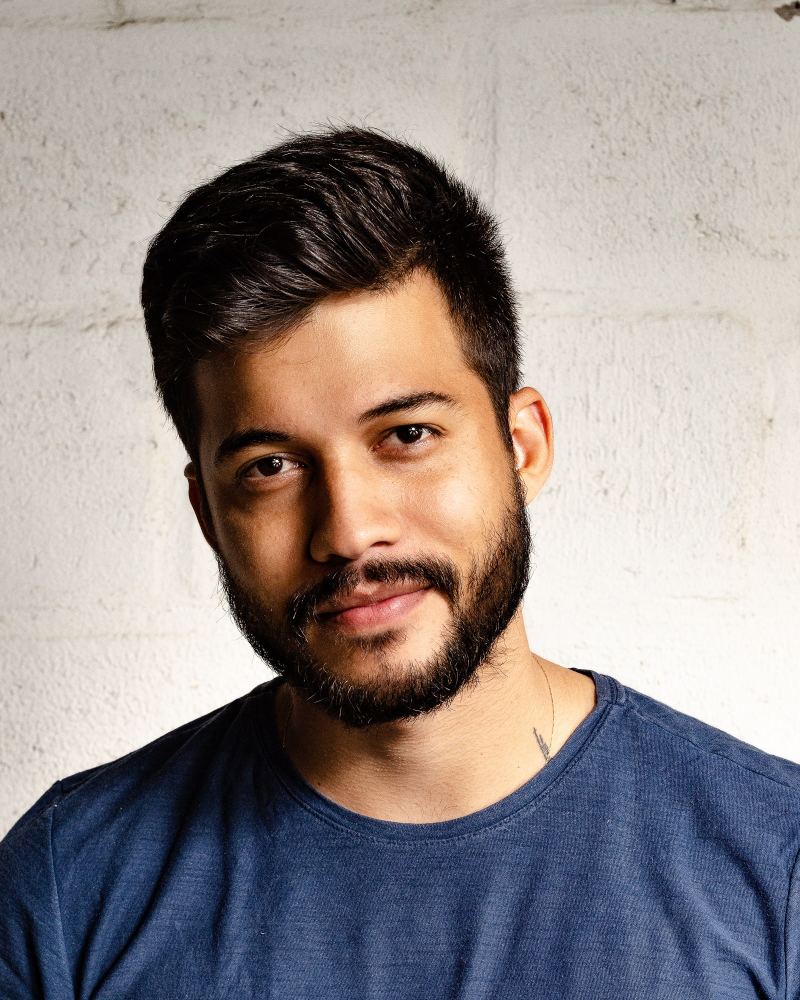
//> input picture img2.jpg, 2400 x 3000 px (shown at 1/3 size)
$ ./s1091433_hw4 img2.jpg   (built with g++ and OpenCV 4)
//> lines starting //> are read from the running program, lines starting //| are printed output that depends on the picture; after the words box and inside, x2 and y2 are one past the last pixel; in counts of white or black regions, pixels touching at a corner belong together
#include <iostream>
#include <opencv2/imgcodecs.hpp>
#include <opencv2/imgproc.hpp>
#include <opencv2/highgui.hpp>

using namespace cv;
using namespace std;

void fftshift(const Mat& inputImg, Mat& outputImg);
void filter2DFreq(const Mat& inputImg, Mat& outputImg, const Mat& H);
void synthesizeFilterH(Mat& inputOutput_H, Point center, int radius);
void calcPSD(const Mat& inputImg, Mat& outputImg, int flag = 0);
Mat showspec(Mat I);
Mat shift(Mat img);

int main(int argc, char**argv)
{
    Mat imgIn = imread(argv[1], IMREAD_GRAYSCALE);
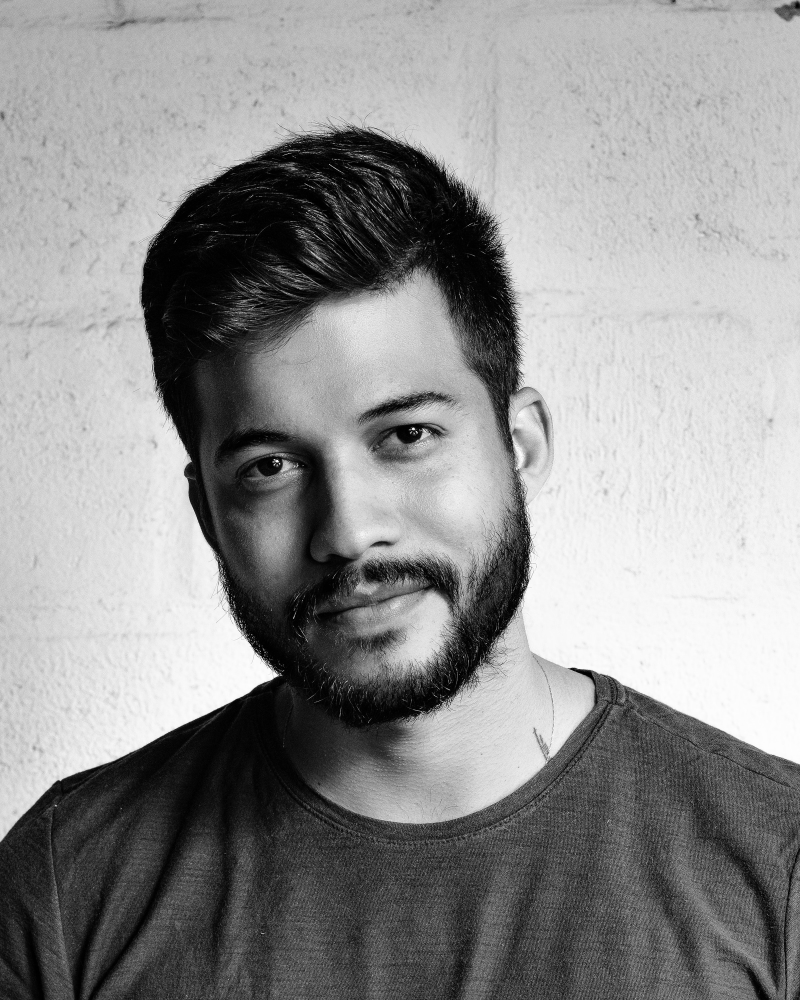
//> imgIn: 3000 rows x 2400 cols, CV_8UC1 (shown at 1/3 size); min 0, max 255, mean 144.1
    if (imgIn.empty())
    {
        cout << "ERROR : Image cannot be loaded..!!" << endl;
        return -1;
    }
    resize(imgIn, imgIn, Size(imgIn.cols / 2, imgIn.rows / 2));
//> imgIn: 1500 rows x 1200 cols, CV_8UC1
    imshow("input", imgIn);
    imgIn.convertTo(imgIn, CV_32F);
//> imgIn: 1500 rows x 1200 cols, CV_32FC1

    Rect roi = Rect(0, 0, imgIn.cols & -2, imgIn.rows & -2);
//> roi = Rect(0, 0, 1200, 1500)
    imgIn = imgIn(roi);
    imshow("spec", showspec(imgIn));
    // PSD calculation
    Mat imgPSD;
    calcPSD(imgIn, imgPSD);
    fftshift(imgPSD, imgPSD);
    normalize(imgPSD, imgPSD, 0, 255, NORM_MINMAX);

    Mat H = Mat(roi.size(), CV_32F, Scalar(1));
    int r = 11;
    // 製作雜訊的遮罩
    synthesizeFilterH(H, Point(400, 270), r);
    synthesizeFilterH(H, Point(400, 304), r);
    synthesizeFilterH(H, Point(400, 334), r);

    Mat imgOut;
    // 將遮罩 H 與原圖相乘把雜訊部分去除
    fftshift(H, H);
    filter2DFreq(imgIn, imgOut, H);

    imgOut.convertTo(imgOut, CV_8U);
    normalize(imgOut, imgOut, 0, 255, NORM_MINMAX);
    imshow("result", imgOut);
    fftshift(H, H);
    normalize(H, H, 0, 255, NORM_MINMAX);
    //imshow("filter", H);
    imshow("resultspec", showspec(imgOut));
    waitKey(0);
    return 0;
}

void fftshift(const Mat& inputImg, Mat& outputImg)
{
    outputImg = inputImg.clone();
    int cx = outputImg.cols / 2;
    int cy = outputImg.rows / 2;
    Mat q0(outputImg, Rect(0, 0, cx, cy));
    Mat q1(outputImg, Rect(cx, 0, cx, cy));
    Mat q2(outputImg, Rect(0, cy, cx, cy));
    Mat q3(outputImg, Rect(cx, cy, cx, cy));
    Mat tmp;
    q0.copyTo(tmp);
    q3.copyTo(q0);
    tmp.copyTo(q3);
    q1.copyTo(tmp);
    q2.copyTo(q1);
    tmp.copyTo(q2);
}

void filter2DFreq(const Mat& inputImg, Mat& outputImg, const Mat& H)
{
    Mat planes[2] = { Mat_<float>(inputImg.clone()), Mat::zeros(inputImg.size(), CV_32F) };
    Mat complexI;
    merge(planes, 2, complexI);
    // 原圖的傅立葉轉換
    dft(complexI, complexI, DFT_SCALE);

    Mat planesH[2] = { Mat_<float>(H.clone()), Mat::zeros(H.size(), CV_32F) };
    Mat complexH;
    merge(planesH, 2, complexH);
    Mat complexIH;
    // 跟遮罩相乘去除雜訊
    mulSpectrums(complexI, complexH, complexIH, 0);
    // 做 idft 取實部轉回一般圖片
    idft(complexIH, complexIH);
    split(complexIH, planes);
    outputImg = planes[0];
}

void synthesizeFilterH(Mat& input, Point center, int radius)
{
    Point c2 = center, c3 = center, c4 = center;
    c2.y = input.rows - center.y;
    c3.x = input.cols - center.x;
    c4 = Point(c3.x,c2.y);
    circle(input, center, radius, 0, -1, 8);
    circle(input, c2, radius, 0, -1, 8);
    circle(input, c3, radius, 0, -1, 8);
    circle(input, c4, radius, 0, -1, 8);
    line(input, center, Point(0, center.y), 0, 4);
    line(input, c4, Point(0, c4.y), 0, 4);
}

void calcPSD(const Mat& inputImg, Mat& outputImg, int flag)
{
    // 取 PSD(power spectrum density) 跟相位, 然後做 idft 轉換回來
    Mat planes[2] = { Mat_<float>(inputImg.clone()), Mat::zeros(inputImg.size(), CV_32F) };
    Mat complexI;
    merge(planes, 2, complexI);
    dft(complexI, complexI);
    split(complexI, planes);

    planes[0].at<float>(0) = 0;
    planes[1].at<float>(0) = 0;

    Mat imgPSD;
    magnitude(planes[0], planes[1], imgPSD);
    pow(imgPSD, 2, imgPSD);
    outputImg = imgPSD;

    if (flag)
    {
        Mat imglogPSD;
        imglogPSD = imgPSD + Scalar::all(1);
        log(imglogPSD, imglogPSD);
        outputImg = imglogPSD;
    }
}
Mat showspec(Mat I) {
    Mat padded;
    // 轉換成易計算的大小
    int m = getOptimalDFTSize(I.rows);
//> m = 1500
    int n = getOptimalDFTSize(I.cols);
//> n = 1200
    // 多出來的補0
    copyMakeBorder(I, padded, 0, m - I.rows, 0, n - I.cols, BORDER_CONSTANT, Scalar::all(0));
    // 把兩個通道合併做dft
    Mat planes[] = { Mat_<float>(padded), Mat::zeros(padded.size(), CV_32F) };
//> planes[1]: 1500 rows x 1200 cols, CV_32FC1; every value is 0
    Mat complexI;
    merge(planes, 2, complexI);
    dft(complexI, complexI);
    // planes[0] = Re(DFT(I), planes[1] = Im(DFT(I))
    split(complexI, planes);
    Mat transform_image_real = planes[0];
    Mat transform_image_imag = planes[1];
    Mat magI;
    // 取幅值大小
    magnitude(planes[0], planes[1], magI);

    // 取對數讓值的範圍小一點
    magI += Scalar::all(1);
    log(magI, magI);
    magI = magI(Rect(0, 0, magI.cols & -2, magI.rows & -2));
    // 做位移然後 normalize 到正常範圍內
    shift(magI);
    normalize(magI, magI, 0, 1, NORM_MINMAX);
    return magI;
}

Mat shift(Mat img) {
    int row = img.rows / 2;
//> row = 750
    int col = img.cols / 2;
//> col = 600
    // 做象限對調(1->4, 2->3)
    Mat q1(img, Rect(0, 0, col, row));
    Mat q2(img, Rect(col, 0, col, row));
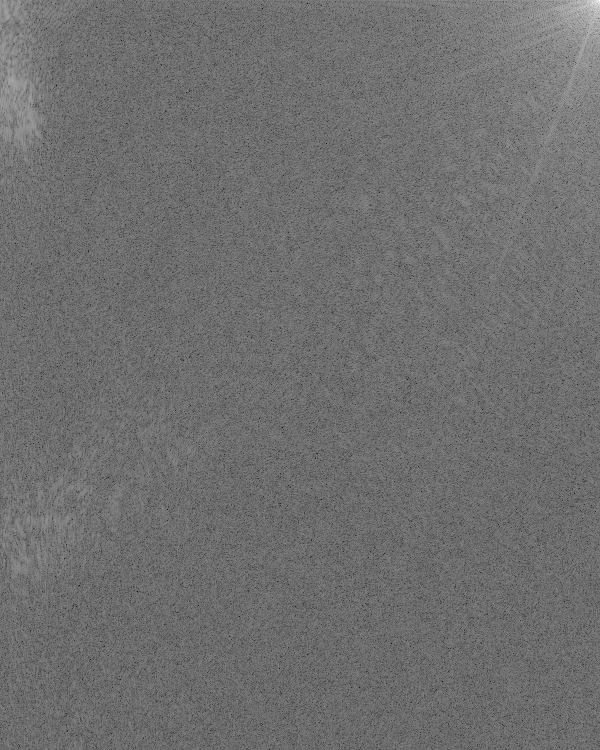
//> q2: 750 rows x 600 cols, CV_32FC1; min 3.44, max 17.61, mean 9.63; drawn with min black and max white
    Mat q3(img, Rect(0, row, col, row));
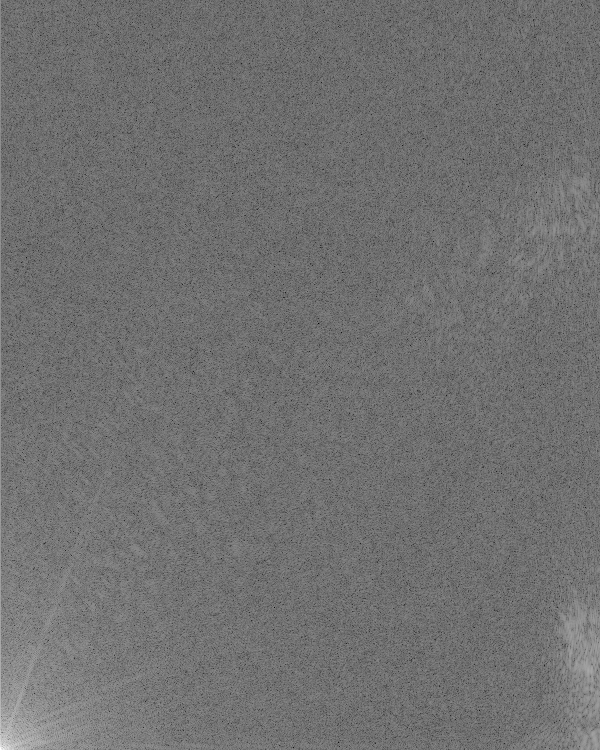
//> q3: 750 rows x 600 cols, CV_32FC1; min 3.44, max 17.41, mean 9.63; drawn with min black and max white
    Mat q4(img, Rect(col, row, col, row));
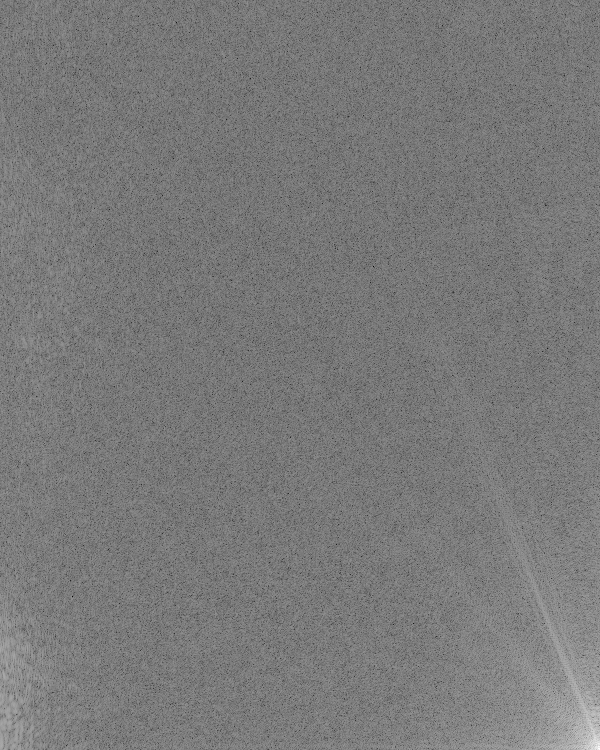
//> q4: 750 rows x 600 cols, CV_32FC1; min 2.91, max 16.73, mean 9.52; drawn with min black and max white
    Mat tmp;
    q1.copyTo(tmp);
    q4.copyTo(q1);
    tmp.copyTo(q4);

    q3.copyTo(tmp);
    q2.copyTo(q3);
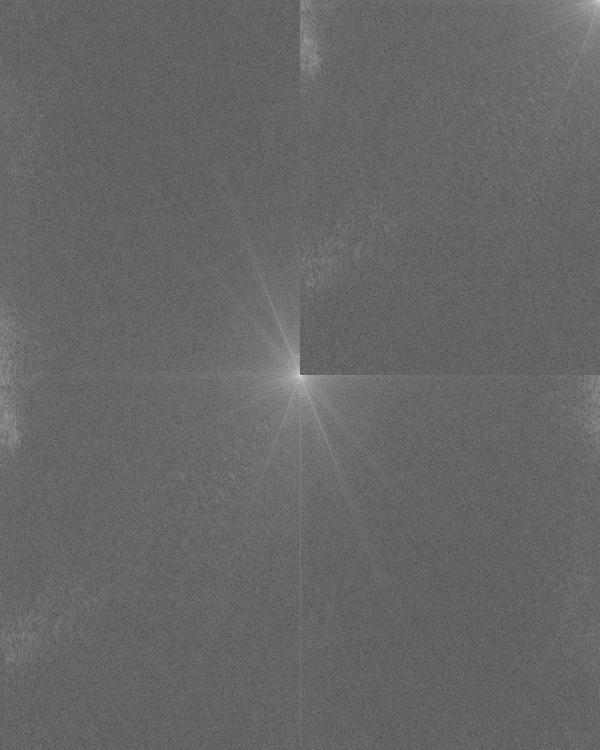
//> img: 1500 rows x 1200 cols, CV_32FC1 (shown at 1/2 size); min 2.91, max 19.37, mean 9.57; drawn with min black and max white
    tmp.copyTo(q2);
//> in calcPSD, `planes[0].at<float>(0) = 0;`: planes[0]: 1500 rows x 1200 cols, CV_32FC1; min -31081644, max 32471948, mean 23.8
//> in synthesizeFilterH, `circle(input, center, radius, 0, -1, 8);`:
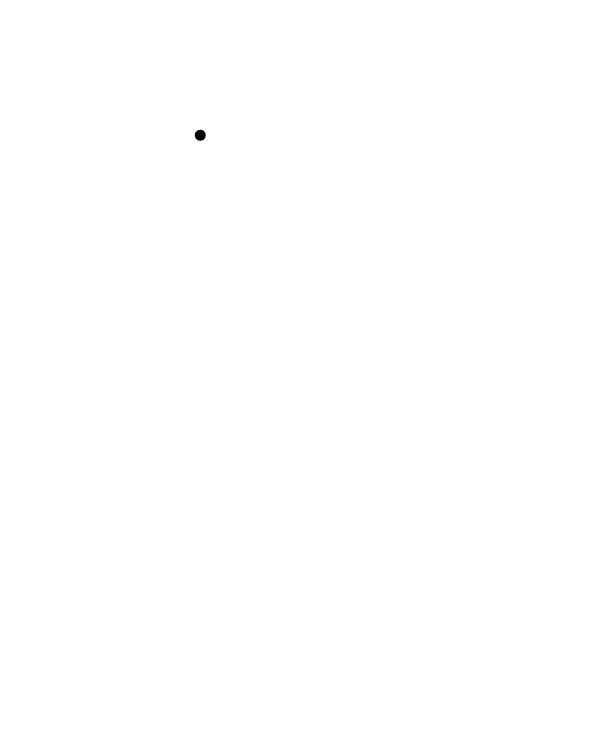
//> input: 1500 rows x 1200 cols, CV_32FC1 (shown at 1/2 size); values 0 (black) and 1 (white), 100% white; 1 black region, box (x1, y1, x2, y2) and area: (389, 259, 412, 282) 377
//> in synthesizeFilterH, `circle(input, c2, radius, 0, -1, 8);`: input: 1500 rows x 1200 cols, CV_32FC1; values 0 (black) and 1 (white), 100% white; 2 black regions, box (x1, y1, x2, y2) and area: (389, 259, 412, 282) 377, (389, 1219, 412, 1242) 377
//> in synthesizeFilterH, `circle(input, c3, radius, 0, -1, 8);`: input: 1500 rows x 1200 cols, CV_32FC1; values 0 (black) and 1 (white), 99.9% white; 3 black regions, box (x1, y1, x2, y2) and area: (389, 259, 412, 282) 377, (789, 259, 812, 282) 377, (389, 1219, 412, 1242) 377
//> in synthesizeFilterH, `circle(input, c4, radius, 0, -1, 8);`: input: 1500 rows x 1200 cols, CV_32FC1; values 0 (black) and 1 (white), 99.9% white; 4 black regions, box (x1, y1, x2, y2) and area: (389, 259, 412, 282) 377, (789, 259, 812, 282) 377, (389, 1219, 412, 1242) 377, (789, 1219, 812, 1242) 377
//> in synthesizeFilterH (call 2), `circle(input, center, radius, 0, -1, 8);`: input: 1500 rows x 1200 cols, CV_32FC1; values 0 (black) and 1 (white), 99.6% white; 4 black regions, box (x1, y1, x2, y2) and area: (0, 1219, 812, 1242) 4596, (0, 259, 412, 282) 2326, (789, 259, 812, 282) 377, (389, 293, 412, 316) 377
//> in synthesizeFilterH (call 2), `circle(input, c2, radius, 0, -1, 8);`: input: 1500 rows x 1200 cols, CV_32FC1; values 0 (black) and 1 (white), 99.6% white; 5 black regions, box (x1, y1, x2, y2) and area: (0, 1219, 812, 1242) 4596, (0, 259, 412, 282) 2326, (789, 259, 812, 282) 377, (389, 293, 412, 316) 377, (389, 1185, 412, 1208) 377
//> in synthesizeFilterH (call 2), `circle(input, c3, radius, 0, -1, 8);`: input: 1500 rows x 1200 cols, CV_32FC1; values 0 (black) and 1 (white), 99.5% white; 6 black regions, box (x1, y1, x2, y2) and area: (0, 1219, 812, 1242) 4596, (0, 259, 412, 282) 2326, (789, 259, 812, 282) 377, (389, 293, 412, 316) 377, (789, 293, 812, 316) 377, (389, 1185, 412, 1208) 377
//> in synthesizeFilterH (call 2), `circle(input, c4, radius, 0, -1, 8);`: input: 1500 rows x 1200 cols, CV_32FC1; values 0 (black) and 1 (white), 99.5% white; 7 black regions, largest, box (x1, y1, x2, y2) and area: (0, 1219, 812, 1242) 4596, (0, 259, 412, 282) 2326, (789, 259, 812, 282) 377
//> call 3 of synthesizeFilterH, with center = Point(400, 334), radius = 11
//> in synthesizeFilterH (call 3), `circle(input, center, radius, 0, -1, 8);`: input: 1500 rows x 1200 cols, CV_32FC1; values 0 (black) and 1 (white), 99.2% white; 7 black regions, largest, box (x1, y1, x2, y2) and area: (0, 1185, 812, 1208) 4596, (0, 1219, 812, 1242) 4596, (0, 259, 412, 282) 2326
//> in synthesizeFilterH (call 3), `line(input, center, Point(0, center.y), 0, 4);`:
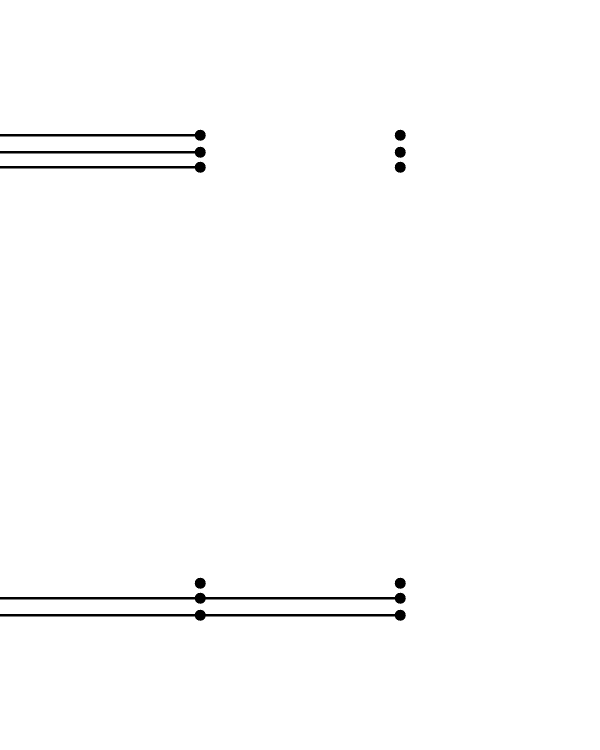
//> input: 1500 rows x 1200 cols, CV_32FC1 (shown at 1/2 size); values 0 (black) and 1 (white), 99% white; 10 black regions, largest, box (x1, y1, x2, y2) and area: (0, 1185, 812, 1208) 4596, (0, 1219, 812, 1242) 4596, (0, 259, 412, 282) 2326
    return img;
}

$ run again, on fig.jpg
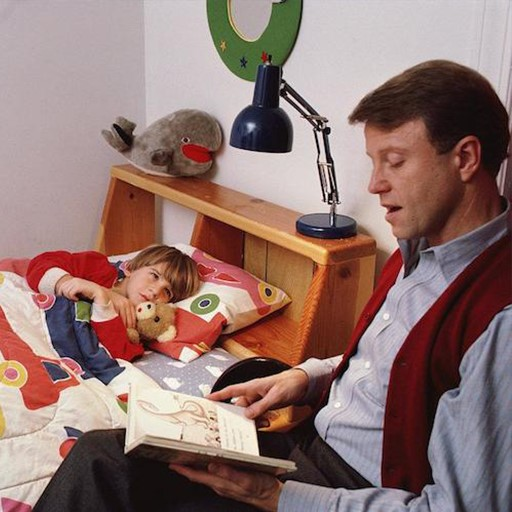
//> input picture fig.jpg, 512 x 512 px
//> in calcPSD, `planes[0].at<float>(0) = 0;`:
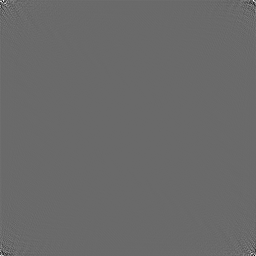
//> planes[0]: 256 rows x 256 cols, CV_32FC1; min -380016.8, max 531410.5, mean 54; drawn with min black and max white
//> tmp: 128 rows x 128 cols, CV_32FC1; every value is 1
//> in filter2DFreq, `split(complexIH, planes);`:
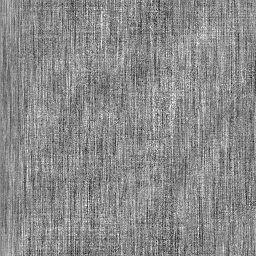
//> planes[1]: 256 rows x 256 cols, CV_32FC1; min -2.54e-05, max 2.13e-05, mean 0; drawn with min black and max white

$ run again, on image3.png
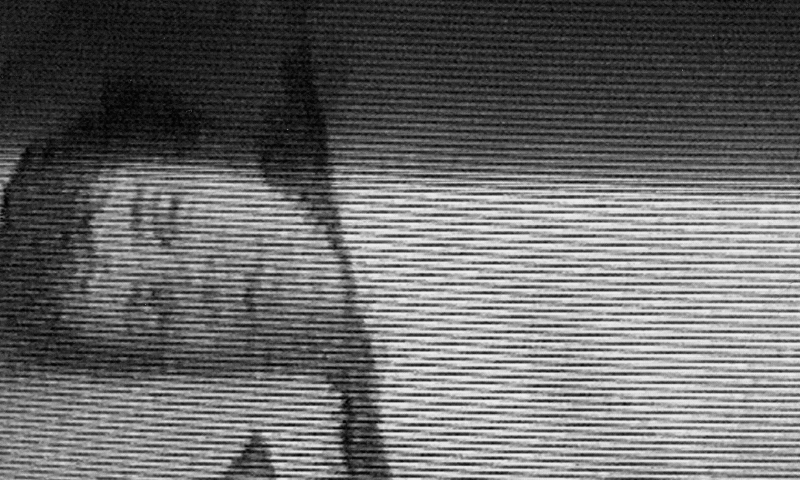
//> input picture image3.png, 1600 x 960 px (shown at 1/2 size)
//> imgIn is the input picture: 960 rows x 1600 cols, CV_8UC1; min 0, max 251, mean 104.6
//> in synthesizeFilterH (call 3), `line(input, c4, Point(0, c4.y), 0, 4);`:
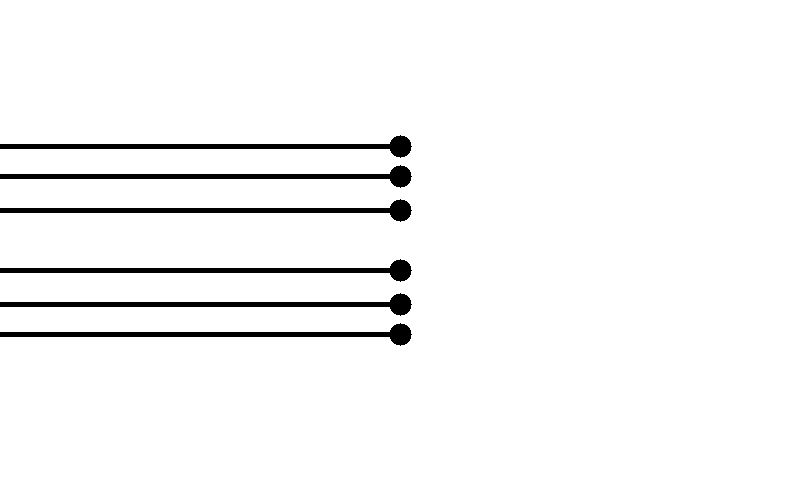
//> input: 480 rows x 800 cols, CV_32FC1; values 0 (black) and 1 (white), 96.4% white; 6 black regions, box (x1, y1, x2, y2) and area: (0, 135, 412, 158) 2326, (0, 165, 412, 188) 2326, (0, 199, 412, 222) 2326, (0, 259, 412, 282) 2326, (0, 293, 412, 316) 2326, (0, 323, 412, 346) 2326
//> in filter2DFreq, `split(complexIH, planes);`:
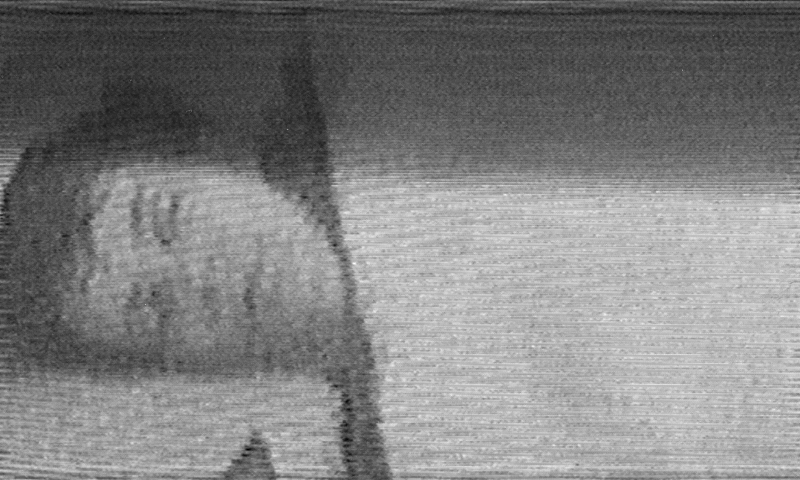
//> planes[0]: 480 rows x 800 cols, CV_32FC1; min -38.29, max 245, mean 104.7; drawn with min black and max white
